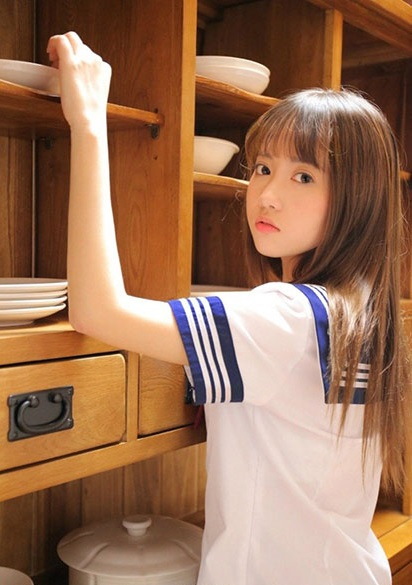
#> input picture opencv/opencv/girl.jpg, 412 x 585 px, given in place of girl.png, which was not available
$ python 1.py
#> lines starting #> are read from the running program, lines starting #| are printed output that depends on the picture; after the words box and inside, x2 and y2 are one past the last pixel; in counts of white or black regions, pixels touching at a corner belong together; pictures that were not available may be replaced by others from this repository, and a replacement may not be noted
import cv2

# 加载图片
image = cv2.imread('C:/Users/Administrator/Documents/script/NeuralNetwork/opencv/girl.png')
#> image is the input picture: shape (585, 412, 3); mean B, G, R 86.9, 113.4, 154.5

# 转换成灰度，提高计算速度
gray = cv2.cvtColor(image,cv2.COLOR_BGR2GRAY)
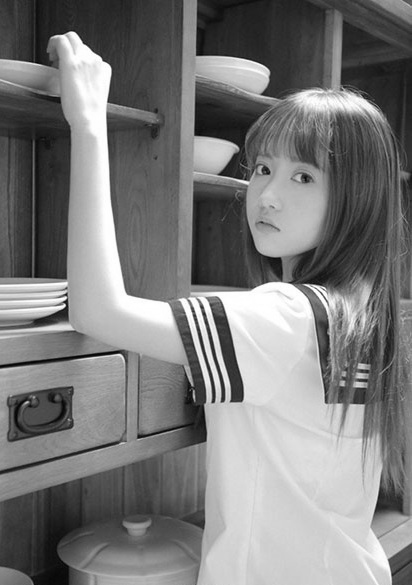
#> gray: shape (585, 412); min 1, max 255, mean 122.7

# 加载Haar特征分类器
face_cascade = cv2.CascadeClassifier('C:/Users/Administrator/Documents/script/NeuralNetwork/opencv/haarcascade_frontalface_default.xml')

# 探检测图片中的人脸
faces = face_cascade.detectMultiScale(
    gray,                # 要检测的图像
    scaleFactor = 1.15,  # 图像尺寸每次缩小的比例
    minNeighbors = 3,    # 一个目标至少要被检测到3次才会被标记为人脸
    minSize = (5,5)      # 目标的最小尺寸
)
#> faces = [[231, 139, 107, 107]]

# 为每个人脸绘制矩形框
for(x,y,w,h) in faces:
   cv2.rectangle(image,(x,y),(x+w,y+h),(0,255,0),2)
#> this loop made 1 pass
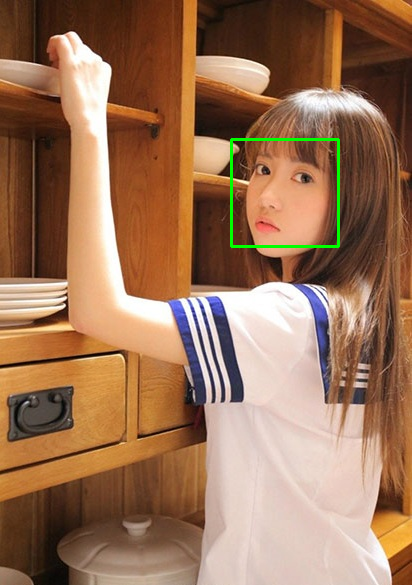
#> image: shape (585, 412, 3); 0.53% of pixels changed, all inside (x1, y1, x2, y2) = (230, 138, 340, 248)

cv2.imshow('image',image)
cv2.waitKey(0)

$ run again, with opencv/opencv/beach.jpg copied over opencv/opencv/girl.jpg
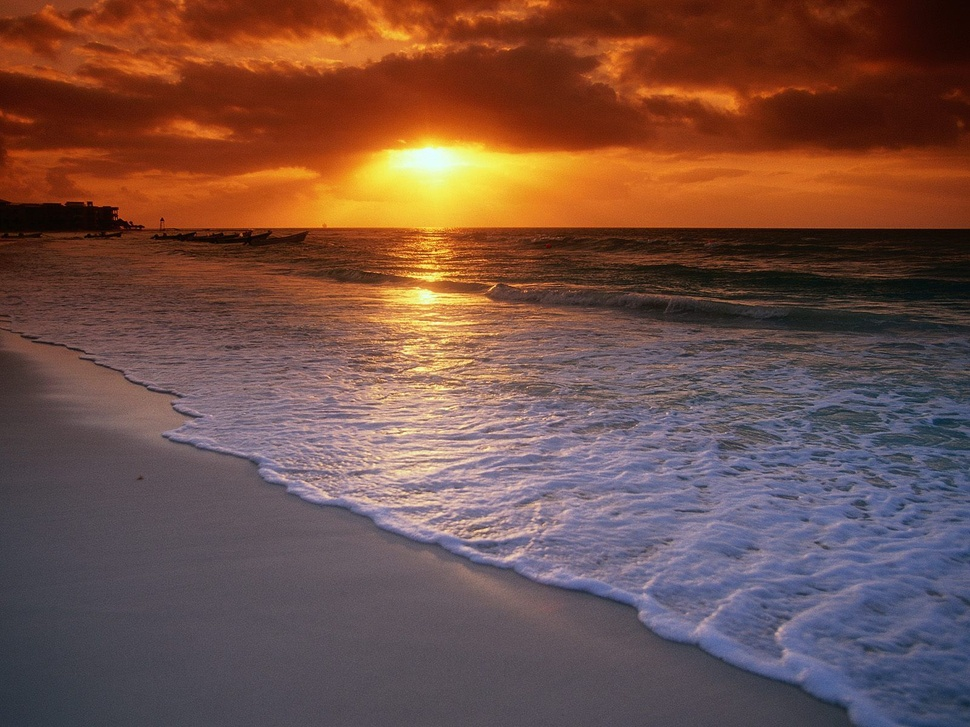
#> input picture opencv/opencv/beach.jpg, 970 x 727 px, shrunk from 1600 x 1200 before the run, given in place of girl.png, which was not available
#> image is the input picture: shape (727, 970, 3); mean B, G, R 70.3, 80.2, 115.1
#> `gray = cv2.cvtColor(image,cv2.COLOR_BGR2GRAY)`:
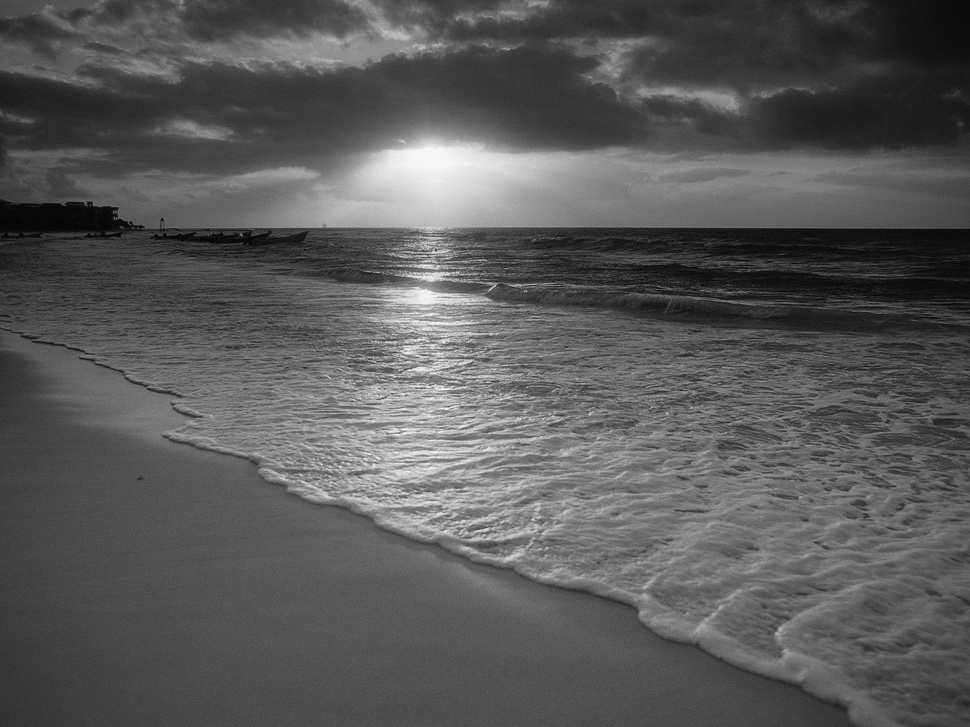
#> gray: shape (727, 970); min 3, max 248, mean 89.5
#> faces = ()
